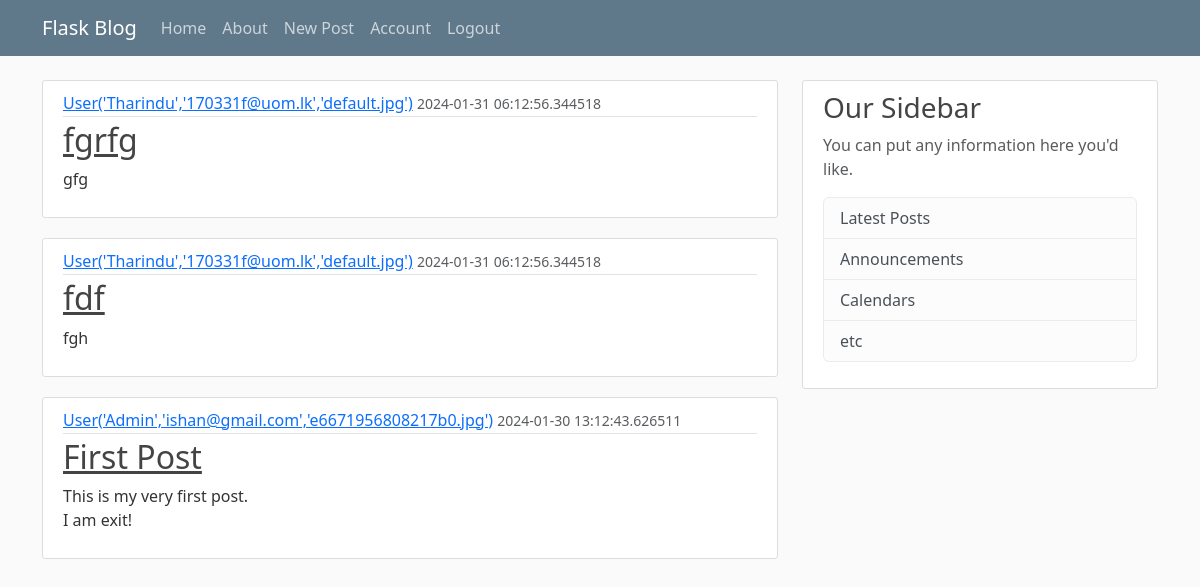
Screenshot of /home (signed in) with the database file from the repository.
### flaskblog/models.py (models this page shows, shortened)
class Post(db.Model):
    id=db.Column(db.Integer,primary_key=True)
    title=db.Column(db.String(100),nullable=False)
    date_posted=db.Column(db.DateTime,nullable=False,default=datetime.utcnow())
    content=db.Column(db.Text,nullable=False)
    user_id=db.Column(db.Integer,db.ForeignKey('user.id'),nullable=False)

class User(db.Model,UserMixin):
    id=db.Column(db.Integer,primary_key=True)
    username=db.Column(db.String(20),unique=True,nullable=False)
    email=db.Column(db.String(120),unique=True,nullable=False)
    image_file=db.Column(db.String(20),nullable=False,default='default.jpg')
    password=db.Column(db.String(60),nullable=False)
    posts=db.relationship('Post',backref='author',lazy=True)
    def __repr__(self):
        return f"User('{self.username}','{self.email}','{self.image_file}')"

### flaskblog/routes.py (the view)
@app.route('/')
@app.route('/home')
def home():
    page=request.args.get('page',1,type=int)
    posts=Post.query.order_by(Post.date_posted.desc()).paginate(page=page,per_page=5)
    return render_template('home.html',posts=posts)

### flaskblog/models.py (called while the page is built)
@login_manager.user_loader
def load_user(user_id):
    return User.query.get(int(user_id))

### flaskblog/templates/home.html
{%extends "layout.html"%}
{% block content %}
    {% for post in posts%}
    <article class="media content-section">
        <div class="media-body">
          <div class="article-metadata">
            <a class="mr-2" href="#">{{ post.author }}</a>
            <small class="text-muted">{{ post.date_posted }}</small>
          </div>
          <h2><a class="article-title" href="#">{{ post.title }}</a></h2>
          <p class="article-content">{{ post.content }}</p>
        </div>
      </article>
    {%endfor%}
{% endblock content%}

### flaskblog/static/main.css (style rules this page uses)
body { background: #fafafa; color: #333333; margin-top: 5rem; }
h1, h2, h3, h4, h5, h6 { color: #444444; }
.content-section { background: #ffffff; padding: 10px 20px; border: 1px solid #dddddd; border-radius: 3px; margin-bottom: 20px; }
.article-title { color: #444444; }
.article-content { white-space: pre-line; }
.article-metadata { padding-bottom: 1px; margin-bottom: 4px; border-bottom: 1px solid #e3e3e3 }

### rows the page displays
Post: author "User('Tharindu','170331f@uom.lk','default.jpg')", date_posted "2024-01-31 06:12:56.344518", title "fgrfg", content "gfg"
Post: author "User('Tharindu','170331f@uom.lk','default.jpg')", date_posted "2024-01-31 06:12:56.344518", title "fdf", content "fgh"
Post: author "User('Admin','ishan@gmail.com','e6671956808217b0.jpg')", date_posted "2024-01-30 13:12:43.626511", title "First Post", content "This is my very first post. I am exit!"
